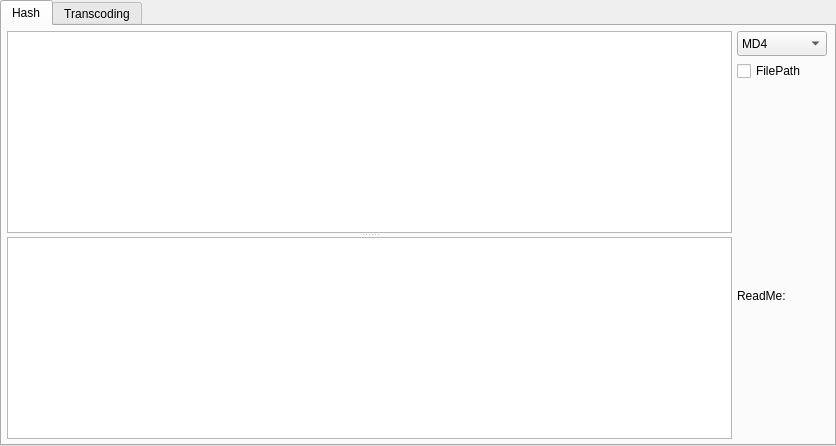
<?xml version="1.0" encoding="UTF-8"?>
<ui version="4.0">
 <class>CharacterEncodingUI</class>
 <widget class="QWidget" name="CharacterEncodingUI">
  <property name="geometry">
   <rect>
    <x>0</x>
    <y>0</y>
    <width>836</width>
    <height>446</height>
   </rect>
  </property>
  <property name="windowTitle">
   <string>Form</string>
  </property>
  <layout class="QGridLayout" name="gridLayout">
   <property name="leftMargin">
    <number>0</number>
   </property>
   <property name="topMargin">
    <number>0</number>
   </property>
   <property name="rightMargin">
    <number>0</number>
   </property>
   <property name="bottomMargin">
    <number>0</number>
   </property>
   <property name="spacing">
    <number>0</number>
   </property>
   <item row="0" column="0">
    <widget class="QTabWidget" name="tabWidget">
     <property name="currentIndex">
      <number>0</number>
     </property>
     <widget class="QWidget" name="HashCalculation">
      <attribute name="title">
       <string>Hash</string>
      </attribute>
      <layout class="QHBoxLayout" name="horizontalLayout">
       <property name="spacing">
        <number>5</number>
       </property>
       <property name="leftMargin">
        <number>5</number>
       </property>
       <property name="topMargin">
        <number>5</number>
       </property>
       <property name="rightMargin">
        <number>5</number>
       </property>
       <property name="bottomMargin">
        <number>5</number>
       </property>
       <item>
        <widget class="QSplitter" name="splitter">
         <property name="orientation">
          <enum>Qt::Vertical</enum>
         </property>
         <widget class="QTextEdit" name="textEdit_Hash_Src">
          <property name="sizePolicy">
           <sizepolicy hsizetype="Fixed" vsizetype="Expanding">
            <horstretch>0</horstretch>
            <verstretch>0</verstretch>
           </sizepolicy>
          </property>
         </widget>
         <widget class="QTextEdit" name="textEdit_Hash_Des">
          <property name="sizePolicy">
           <sizepolicy hsizetype="Fixed" vsizetype="Expanding">
            <horstretch>0</horstretch>
            <verstretch>0</verstretch>
           </sizepolicy>
          </property>
         </widget>
        </widget>
       </item>
       <item>
        <widget class="QWidget" name="widget" native="true">
         <property name="maximumSize">
          <size>
           <width>92</width>
           <height>16777215</height>
          </size>
         </property>
         <layout class="QVBoxLayout" name="verticalLayout">
          <property name="spacing">
           <number>5</number>
          </property>
          <property name="leftMargin">
           <number>0</number>
          </property>
          <property name="topMargin">
           <number>0</number>
          </property>
          <property name="rightMargin">
           <number>0</number>
          </property>
          <property name="bottomMargin">
           <number>0</number>
          </property>
          <item>
           <widget class="QComboBox" name="comboBox_Algorithm">
            <property name="sizePolicy">
             <sizepolicy hsizetype="Fixed" vsizetype="Fixed">
              <horstretch>0</horstretch>
              <verstretch>0</verstretch>
             </sizepolicy>
            </property>
            <property name="minimumSize">
             <size>
              <width>90</width>
              <height>25</height>
             </size>
            </property>
            <property name="maximumSize">
             <size>
              <width>90</width>
              <height>25</height>
             </size>
            </property>
            <property name="layoutDirection">
             <enum>Qt::LeftToRight</enum>
            </property>
            <item>
             <property name="text">
              <string>MD4</string>
             </property>
            </item>
            <item>
             <property name="text">
              <string>MD5</string>
             </property>
            </item>
            <item>
             <property name="text">
              <string>SHA1</string>
             </property>
            </item>
            <item>
             <property name="text">
              <string>SHA224</string>
             </property>
            </item>
            <item>
             <property name="text">
              <string>SHA256</string>
             </property>
            </item>
            <item>
             <property name="text">
              <string>SHA384</string>
             </property>
            </item>
            <item>
             <property name="text">
              <string>SHA512</string>
             </property>
            </item>
            <item>
             <property name="text">
              <string>ShA3_224</string>
             </property>
            </item>
            <item>
             <property name="text">
              <string>ShA3_256</string>
             </property>
            </item>
            <item>
             <property name="text">
              <string>SHA3_384</string>
             </property>
            </item>
            <item>
             <property name="text">
              <string>SHA3_512</string>
             </property>
            </item>
           </widget>
          </item>
          <item>
           <widget class="QCheckBox" name="checkBox_Hash_IsFilePath">
            <property name="sizePolicy">
             <sizepolicy hsizetype="Fixed" vsizetype="Fixed">
              <horstretch>0</horstretch>
              <verstretch>0</verstretch>
             </sizepolicy>
            </property>
            <property name="minimumSize">
             <size>
              <width>90</width>
              <height>0</height>
             </size>
            </property>
            <property name="maximumSize">
             <size>
              <width>90</width>
              <height>16777215</height>
             </size>
            </property>
            <property name="text">
             <string>FilePath</string>
            </property>
           </widget>
          </item>
          <item>
           <spacer name="verticalSpacer">
            <property name="orientation">
             <enum>Qt::Vertical</enum>
            </property>
            <property name="sizeHint" stdset="0">
             <size>
              <width>20</width>
              <height>398</height>
             </size>
            </property>
           </spacer>
          </item>
          <item>
           <widget class="QLabel" name="label_Hash_ReadMe">
            <property name="minimumSize">
             <size>
              <width>0</width>
              <height>150</height>
             </size>
            </property>
            <property name="text">
             <string>ReadMe:</string>
            </property>
            <property name="alignment">
             <set>Qt::AlignLeading|Qt::AlignLeft|Qt::AlignTop</set>
            </property>
           </widget>
          </item>
         </layout>
        </widget>
       </item>
      </layout>
     </widget>
     <widget class="QWidget" name="Transcoding">
      <attribute name="title">
       <string>Transcoding</string>
      </attribute>
      <layout class="QHBoxLayout" name="horizontalLayout_3">
       <property name="spacing">
        <number>5</number>
       </property>
       <property name="leftMargin">
        <number>5</number>
       </property>
       <property name="topMargin">
        <number>5</number>
       </property>
       <property name="rightMargin">
        <number>5</number>
       </property>
       <property name="bottomMargin">
        <number>5</number>
       </property>
       <item>
        <widget class="QSplitter" name="splitter_2">
         <property name="orientation">
          <enum>Qt::Vertical</enum>
         </property>
         <widget class="QTextEdit" name="textEdit_Transcoding_Src">
          <property name="sizePolicy">
           <sizepolicy hsizetype="Fixed" vsizetype="Expanding">
            <horstretch>0</horstretch>
            <verstretch>0</verstretch>
           </sizepolicy>
          </property>
         </widget>
         <widget class="QTextEdit" name="textEdit_Transcoding_Des">
          <property name="sizePolicy">
           <sizepolicy hsizetype="Fixed" vsizetype="Expanding">
            <horstretch>0</horstretch>
            <verstretch>0</verstretch>
           </sizepolicy>
          </property>
         </widget>
        </widget>
       </item>
       <item>
        <widget class="QWidget" name="widget_2" native="true">
         <property name="maximumSize">
          <size>
           <width>90</width>
           <height>16777215</height>
          </size>
         </property>
         <layout class="QVBoxLayout" name="verticalLayout_2">
          <property name="spacing">
           <number>5</number>
          </property>
          <property name="leftMargin">
           <number>0</number>
          </property>
          <property name="topMargin">
           <number>0</number>
          </property>
          <property name="rightMargin">
           <number>0</number>
          </property>
          <property name="bottomMargin">
           <number>0</number>
          </property>
          <item>
           <widget class="QComboBox" name="comboBox_Coding">
            <property name="minimumSize">
             <size>
              <width>90</width>
              <height>25</height>
             </size>
            </property>
            <property name="maximumSize">
             <size>
              <width>90</width>
              <height>25</height>
             </size>
            </property>
            <item>
             <property name="text">
              <string>BASE64</string>
             </property>
            </item>
            <item>
             <property name="text">
              <string>HEX</string>
             </property>
            </item>
           </widget>
          </item>
          <item>
           <widget class="QCheckBox" name="checkBox_Coding_IsFilePath">
            <property name="text">
             <string>IsFilePath</string>
            </property>
           </widget>
          </item>
          <item>
           <spacer name="verticalSpacer_2">
            <property name="orientation">
             <enum>Qt::Vertical</enum>
            </property>
            <property name="sizeHint" stdset="0">
             <size>
              <width>20</width>
              <height>40</height>
             </size>
            </property>
           </spacer>
          </item>
          <item>
           <widget class="QLabel" name="label_Transcoding_ReadMe">
            <property name="minimumSize">
             <size>
              <width>0</width>
              <height>150</height>
             </size>
            </property>
            <property name="text">
             <string>ReadMe:</string>
            </property>
            <property name="alignment">
             <set>Qt::AlignLeading|Qt::AlignLeft|Qt::AlignTop</set>
            </property>
           </widget>
          </item>
         </layout>
        </widget>
       </item>
      </layout>
     </widget>
    </widget>
   </item>
  </layout>
 </widget>
 <resources/>
 <connections/>
</ui>
